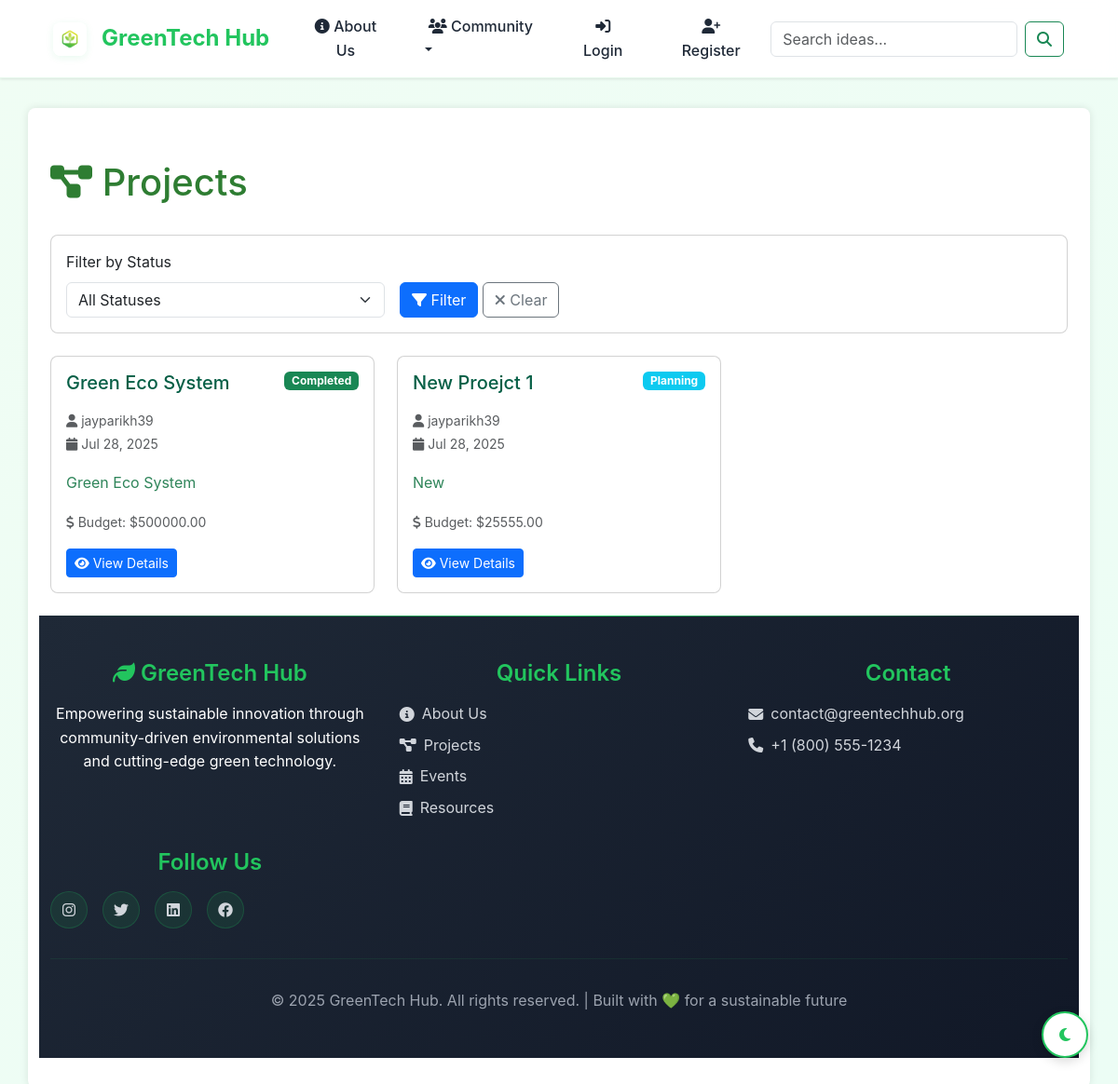
/projects/, run on the app's committed database.
### green_app/models.py (models this page shows, shortened)
class Project(models.Model):
    STATUS_CHOICES = [
        ('planning', 'Planning'),
        ('in_progress', 'In Progress'),
        ('completed', 'Completed'),
        ('on_hold', 'On Hold'),
    ]
    title = models.CharField(max_length=200)
    description = models.TextField()
    idea = models.ForeignKey(GreenIdea, on_delete=models.CASCADE, related_name='projects')
    creator = models.ForeignKey(User, on_delete=models.CASCADE)
    status = models.CharField(max_length=20, choices=STATUS_CHOICES, default='planning')
    start_date = models.DateField()
    end_date = models.DateField(null=True, blank=True)
    budget = models.DecimalField(max_digits=10, decimal_places=2, null=True, blank=True)
    created_at = models.DateTimeField(auto_now_add=True)

### green_app/views.py (the view)
# urls.py: path('projects/', views.ProjectListView.as_view(), name='project_list'),
class ProjectListView(ListView):
    model = Project
    template_name = 'green_app/project_list.html'
    context_object_name = 'projects'
    ordering = ['-created_at']
    paginate_by = 10
    def get_queryset(self):
        queryset = super().get_queryset()
        status_filter = self.request.GET.get('status')
        if status_filter:
            queryset = queryset.filter(status=status_filter)
        return queryset

### templates/green_app/project_list.html (shortened to what this page needs)
{% extends 'green_app/base.html' %}
{% block content %}
<div class="container mt-4">
    <div class="row">
        <div class="col-12">
            <div class="d-flex justify-content-between align-items-center mb-4">
                <h1><i class="fas fa-project-diagram"></i> Projects</h1>
            </div>
            <div class="card mb-4">
                <div class="card-body">
                    <form method="get" class="row g-3">
                        <div class="col-md-4">
                            <label for="status" class="form-label">Filter by Status</label>
                            <select name="status" id="status" class="form-select">
                                <option value="">All Statuses</option>
                            </select>
                        </div>
                        <div class="col-md-4">
                            <label class="form-label">&nbsp;</label>
                            <div>
                                <button type="submit" class="btn btn-primary">
                                    <i class="fas fa-filter"></i> Filter
                                </button>
                                <a href="{% url 'project_list' %}" class="btn btn-outline-secondary">
                                    <i class="fas fa-times"></i> Clear
                                </a>
                            </div>
                        </div>
                    </form>
                </div>
            </div>
            {% if projects %}
                <div class="row">
                    {% for project in projects %}
                    <div class="col-md-6 col-lg-4 mb-4">
                        <div class="card h-100 project-card">
                            <div class="card-body">
                                <div class="d-flex justify-content-between align-items-start mb-2">
                                    <h5 class="card-title">{{ project.title }}</h5>
                                    <span class="badge bg-{% if project.status == 'completed' %}success{% elif project.status == 'in_progress' %}warning{% elif project.status == 'planning' %}info{% else %}secondary{% endif %}">
                                        {{ project.get_status_display }}
                                    </span>
                                </div>
                                <p class="card-text text-muted">
                                    <small>
                                        <i class="fas fa-user"></i> {{ project.creator.username }}<br>
                                        <i class="fas fa-calendar"></i> {{ project.created_at|date:"M d, Y" }}
                                    </small>
                                </p>
                                <p class="card-text">
                                    {{ project.description|truncatewords:20 }}
                                </p>
                                {% if project.budget %}
                                <p class="card-text">
                                    <small class="text-muted">
                                        <i class="fas fa-dollar-sign"></i> Budget: ${{ project.budget }}
                                    </small>
                                </p>
                                {% endif %}
                                <div class="mt-auto">
                                    <a href="{% url 'project_detail' project.pk %}" class="btn btn-primary btn-sm">
                                        <i class="fas fa-eye"></i> View Details
                                    </a>
                                </div>
                            </div>
                        </div>
                    </div>
                    {% endfor %}
                </div>
            {% endif %}
        </div>
    </div>
</div>
{% endblock %}

### static/green_app/style.css (style rules this page uses)
body { font-family: 'Segoe UI', Tahoma, Geneva, Verdana, sans-serif; margin: 0; padding: 0; background-color: #f4f6f8; color: #333; }
h1, h2, h3 { color: #2e7d32; }
.card { border-radius: 0.5rem; }
.card-title { color: #065f46; }
.card-text { color: #2f855a; }

### templates/green_app/base.html (style rules this page uses)
:root { --primary-green: #22c55e; --dark-green: #15803d; --light-green: #dcfce7; --accent-green: #10b981; --text-dark: #1f2937; --text-light: #6b7280; --card-shadow: 0 4px 6px -1px rgb(0 0 0 / 0.1), 0 2px 4px -2px rgb(0 0 0 / 0.1); --card-hover-shadow: 0 20px 25px -5px rgb(0 0 0 / 0.1), 0 10px 10px -5px rgb(0 0 0 / 0.04); }
* { margin: 0; padding: 0; box-sizing: border-box; }
body { background: linear-gradient(135deg, #f0fdf4 0%, #ecfdf5 100%); font-family: 'Inter', -apple-system, BlinkMacSystemFont, sans-serif; line-height: 1.6; color: var(--text-dark); display: flex; flex-direction: column; min-height: 100vh; }

### templates/green_app/project_list.html (style rules this page uses)
.project-card { transition: transform 0.2s ease-in-out, box-shadow 0.2s ease-in-out; }
.badge { font-size: 0.75rem; }

### data on the page
Project: title "Green Eco System", status "Completed", creator.username "jayparikh39", created_at "Jul 28, 2025", description "Green Eco System", budget "500000.00"
Project: title "New Proejct 1", status "Planning", creator.username "jayparikh39", created_at "Jul 28, 2025", description "New", budget "25555.00"
